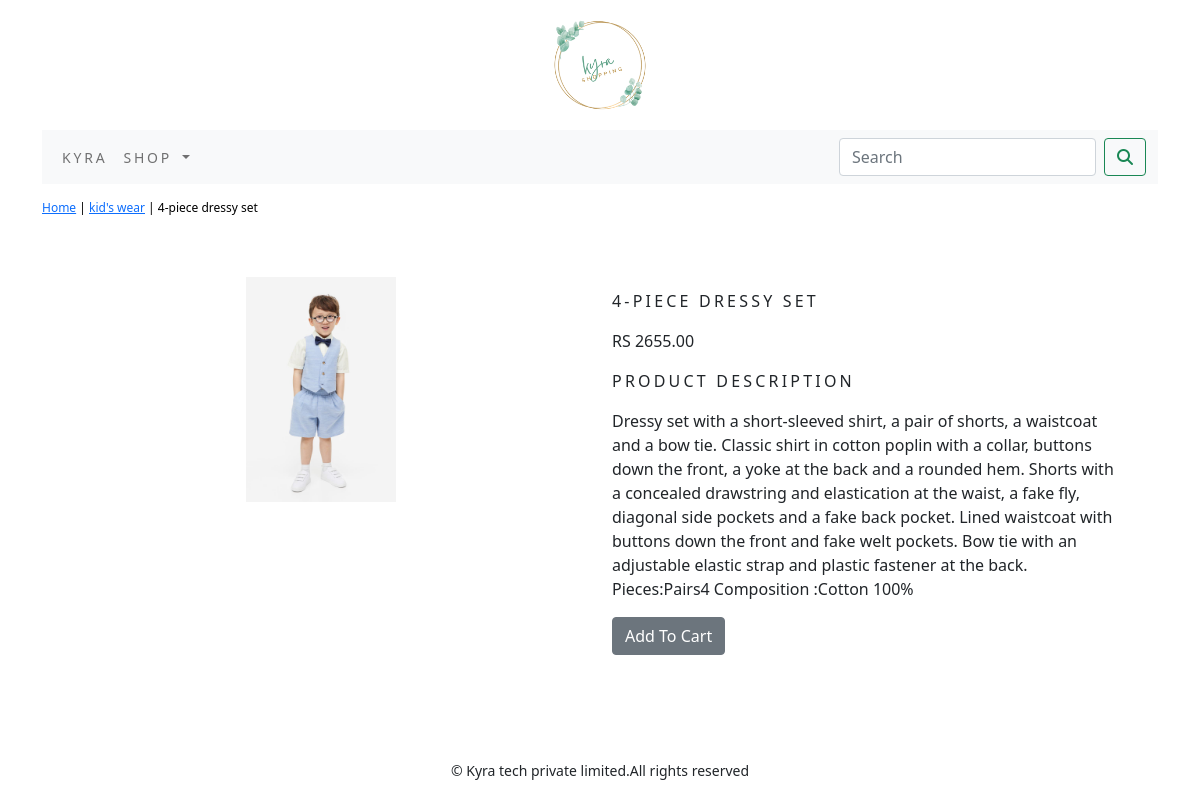
Page /kyra/kids-wear/4-piece-dressy-set/ on the committed database.
### Kyra/models.py (models this page shows, shortened)
class Product(models.Model):
    name = models.CharField(max_length=250, unique=True)
    slug = models.SlugField(max_length=250, unique=True)
    desc = models.TextField(blank=True)
    price = models.DecimalField(max_digits=10, decimal_places=2)
    category = models.ForeignKey(Category, on_delete=models.CASCADE)
    img = models.ImageField(upload_to='product', blank=True)
    stock = models.IntegerField()
    available = models.BooleanField(default=True)
    created = models.DateTimeField(auto_now_add=True)
    updated = models.DateTimeField(auto_now=True)
    class Meta:
        ordering = ('name',)
        verbose_name = 'product'
        verbose_name_plural = 'products'

class Category(models.Model):
    name = models.CharField(max_length=250, unique=True)
    slug = models.SlugField(max_length=250, unique=True)
    desc = models.TextField(blank=True)
    img = models.ImageField(upload_to='category', blank=True)
    class Meta:
        ordering = ('name',)
        verbose_name = 'category'
        verbose_name_plural = 'categories'
    def get_url(self):
        return reverse('Kyra:products_by_category', args=[self.slug])
    def __str__(self):
        return '{}'.format(self.name)

### Kyra/views.py (the view)
# urls.py: path('<slug:c_slug>/<slug:product_slug>/', views.prodetail, name='productcatdetail'),
def prodetail(request, c_slug, product_slug):
    try:
        product = Product.objects.get(category__slug=c_slug, slug=product_slug)
    except Exception as e:
        raise e
    return render(request, 'product.html', {'product': product})

### Kyra/context_processors.py (called while the page is built)
def menu_links(request):
    links = Category.objects.all()
    return dict(links=links)

### cart/context_processors.py (called while the page is built)
def counter(request):
    item_count=0
    if 'admin' in request.path:
        return{}
    else:
        try:
            cart=Cart.objects.filter(cart_id=_cart_id(request))
            car_items=CartItem.objects.all().filter(cart=cart[:1])
            for cart_item in car_items:
                item_count += cart_item.quantity
        except Cart.DoesNotExist:
            item_count=0
    return dict(item_count=item_count)

### cart/views.py (called while the page is built)
def _cart_id(request):
    cart=request.session.session_key
    if not cart:
        cart=request.session.create()
    return cart

### templates/product.html (shortened to what this page needs)
{% extends 'base.html' %}
{% load static %}
 {% block content %}
<div class="row my_prod_row_class">
        <div class="mx_auto">
            <p><a href="{% url 'Kyra:allprodcat' %}">Home</a> | <a href="{{product.category.get_url}}">{{product.category}}</a> | {{product.name}}</p>
        </div>
</div>
<div class="container">
<br>
   <div class="row">
       <div class="col-12 col-sm-12 col-md-12 col-lg-6 text-center">
           <div style="min-width:18rem">
               <img src="{{ product.img.url}}" alt="{{product.name}}" width="150px">
           </div>
       </div>
               <div class="col-12 col-sm-12 col-md-12 col-lg-6">
                   <div>
                    <h1 class="my_prod_title">{{product.name}}</h1>
                    <p>RS {{product.price}}</p>
                     <p class="my_title">product description</p>
                    <p class="text-justify my_prod_text">{{product.desc}}</p>
                         {% if product.stock <= 0 %}
                             <p class="text-justify my_prod_text"><b>Out Of stock</b></p>
                         {% else %}
                   <a class="btn btn-secondary" href="{% url 'cart:add_cart' product.id %}">Add To Cart</a>
                         {% endif %}
                    </div>
               </div>
         </div>
</div>
{% endblock %}

### static/css/custom.css (style rules this page uses)
body { font-family: 'Oswald', sans-serif; }
.my_title { font-size:16px; text-transform:uppercase; letter-spacing:.2em; }
.my_prod_row_class { padding-top:15px; padding-bottom:20px; }
.my_prod_row_class .mx_auto { color:black; font-size:12px; text-decoration:none; }
.my_prod_title { font-size:16px; text-transform:uppercase; letter-spacing:.2em; padding-top:15px; padding-bottom:10px; }
.my_prod_text { padding-right:20px; }

### rows in the picture
Product: category "kid's wear", name "4-piece dressy set", img (picture), name "4-PIECE DRESSY SET", price "2655.00", desc "Dressy set with a short-sleeved shirt, a pair of shorts, a waistcoat and a bow tie. Classic shirt in cotton poplin with a collar, buttons down the front, a yoke at the back and a rounded hem. Shorts with a concealed drawstring and elastication at the waist, a fake fly, diagonal side pockets and a fake back pocket. Lined waistcoat with buttons down the front and fake welt pockets. Bow tie with an adjustable elastic strap and plastic fastener at the back. Pieces:Pairs4 Composition :Cotton 100%"
